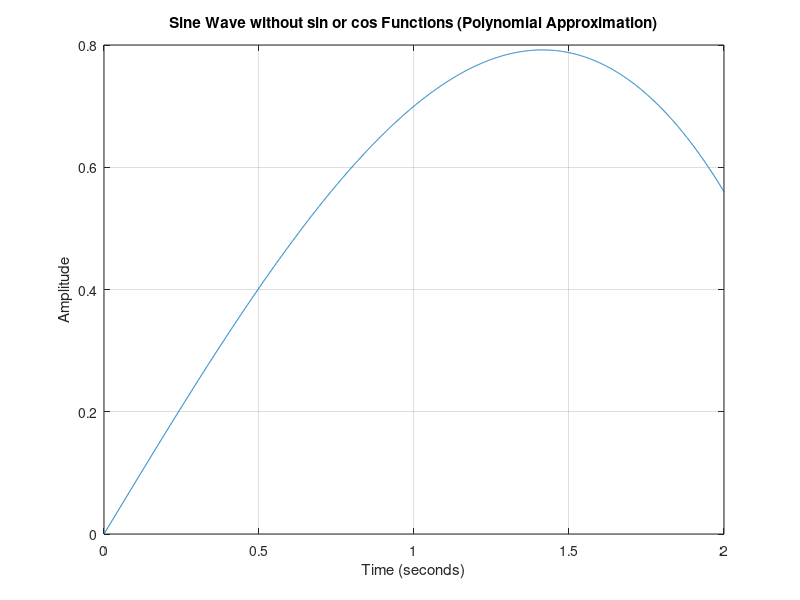

Here is the MATLAB script that generated this plot:
% Parameters
Fs = 1000;          % Sampling frequency (Hz)
T = 1/Fs;           % Sampling period
t = 0:T:2;          % Time vector from 0 to 2 seconds
f = 5;              % Frequency of the sine wave (Hz)

% Generate sine wave without using sin or cos
y = 0.84 * t - 0.14 * t.^3;

% Plot
figure;
plot(t, y);
title('Sine Wave without sin or cos Functions (Polynomial Approximation)');
xlabel('Time (seconds)');
ylabel('Amplitude');
grid on;
